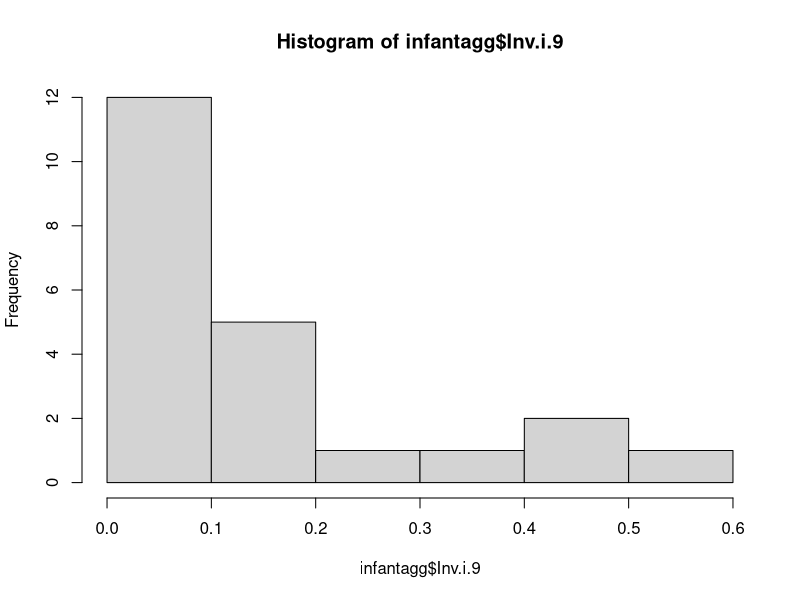
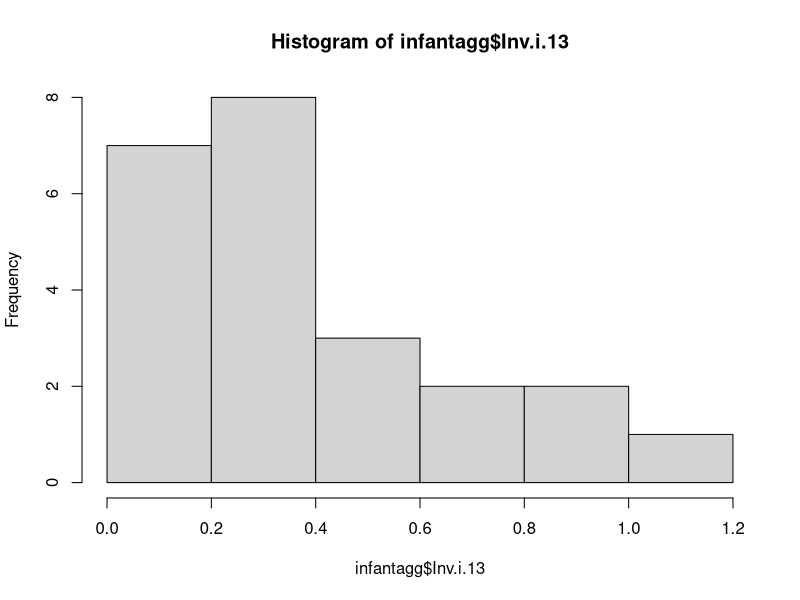
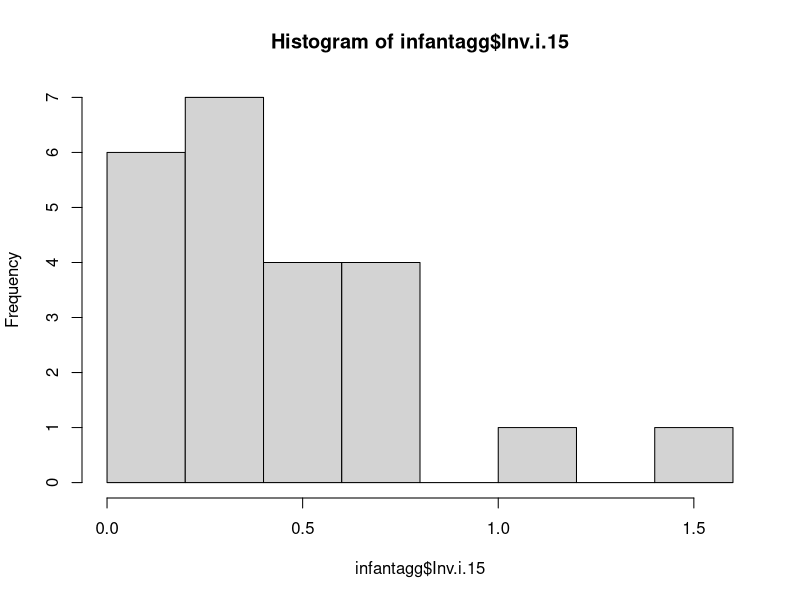
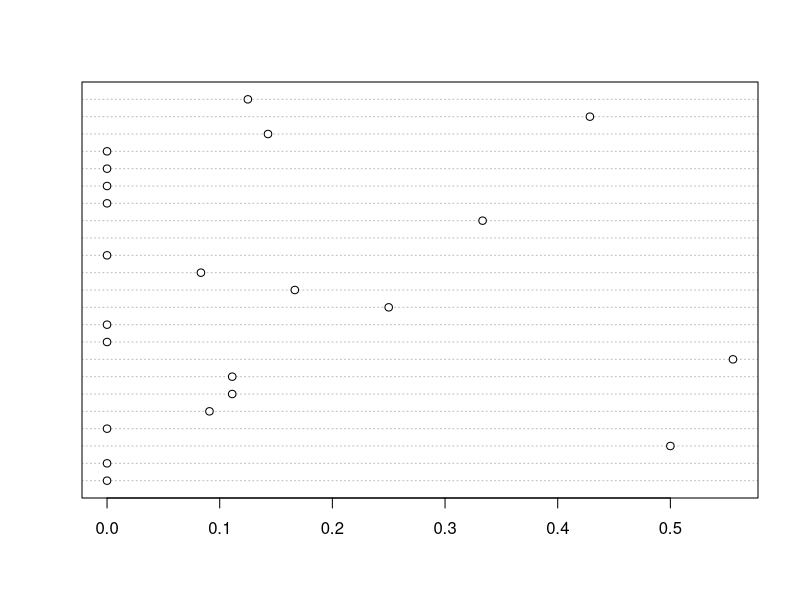
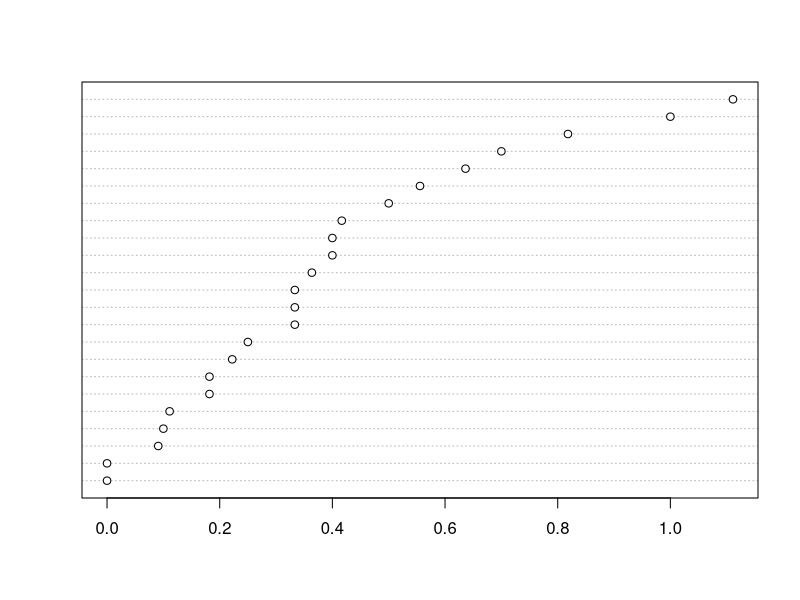
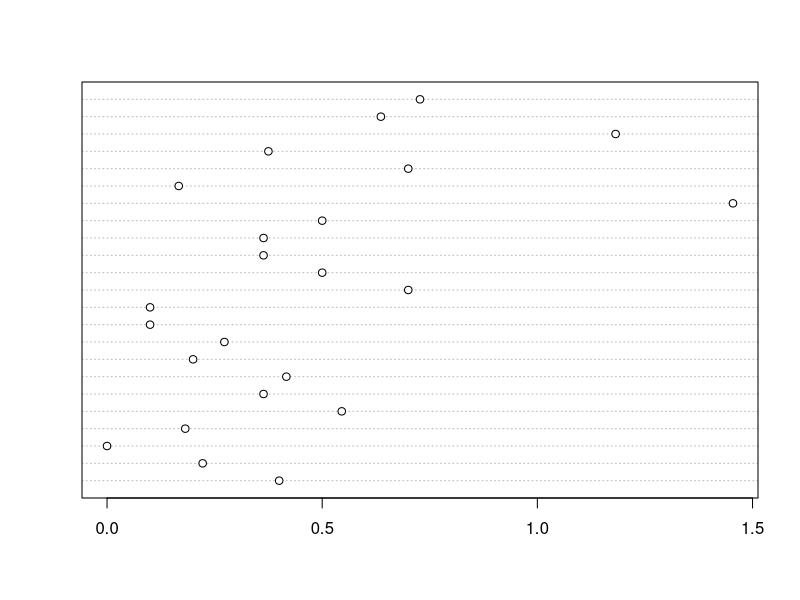
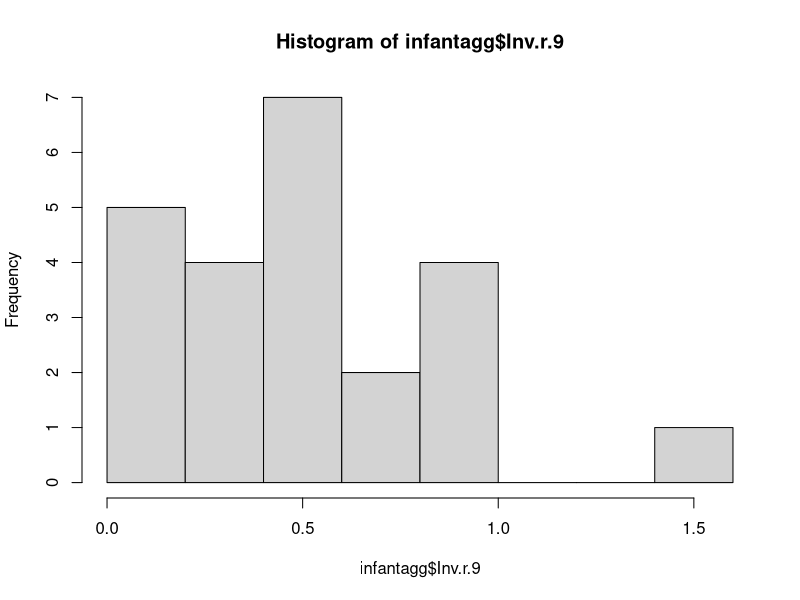
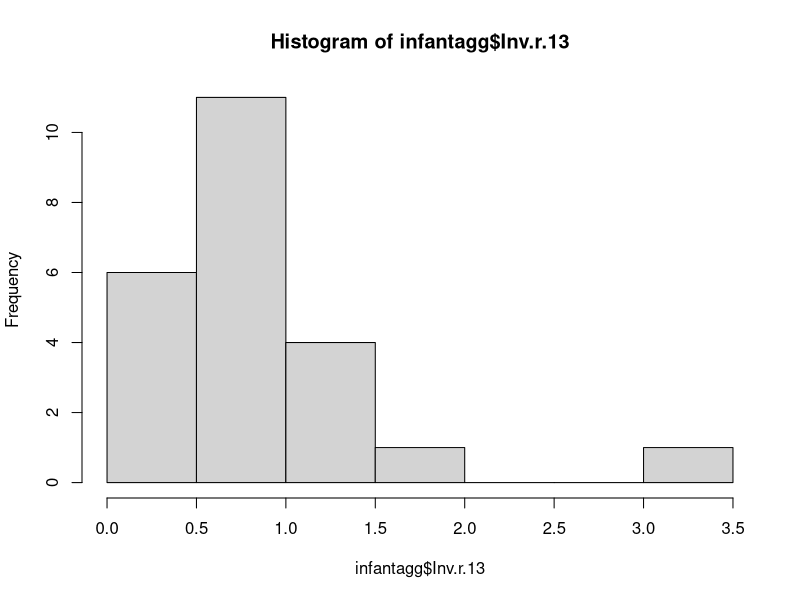

Recreate these plots in R, in order.
setwd("~/Desktop/EVE 298/FINAL Project")
library("rlang")
library("ggplot2")

infantagg <- read.csv("Infant_Conflict_Data_W_O_NAs.csv", header=T)
head(infantagg)
tail(infantagg)
str(infantagg)

infantagg$Name <- as.factor(infantagg$Name)
class(infantagg$Name)
infantagg$Matriline <- as.factor(infantagg$Matriline)
class(infantagg$Matriline)
infantagg$Sex <-as.factor(infantagg$Sex)
infantagg$Mom.mpvspp <- as.factor(infantagg$Mom.mpvspp)

#exploring outcome variables (initiator)

hist(infantagg$Inv.i.9)
hist(infantagg$Inv.i.13)
hist(infantagg$Inv.i.15)

dotchart(infantagg$Inv.i.9)
dotchart(infantagg$Inv.i.13) #looks like good spread here, seems to be the best 
dotchart(infantagg$Inv.i.15)

#exploring outcome variables (recipient)
#for now going to work with initiator and we can come back to recipient

hist(infantagg$Inv.r.9)
hist(infantagg$Inv.r.13)
hist(infantagg$Inv.r.15)

dotchart(infantagg$Inv.r.9)
dotchart(infantagg$Inv.r.13)
dotchart(infantagg$Inv.r.15)

#exploring predictor variables

#infant exposure to aggression on mom
hist(infantagg$Exp.1to4.i) #looks kinda normal withou the outlier
hist(infantagg$Exp.1to4.r)

dotchart(infantagg$Exp.1to4.i)
dotchart(infantagg$Exp.1to4.r)

#overall aggression of mom
hist(infantagg$Mom.inv.1to4.i) #looks pretty normal aside from the outlier
hist(infantagg$Mom.inv.1to4.r)

dotchart(infantagg$Mom.inv.1to4.i)
dotchart(infantagg$Mom.inv.1to4.r)

#fixed effects
#Sex
infantagg$Sex <- as.integer(infantagg$Sex)
boxplot(infantagg$Inv.i.13~infantagg$Sex) #looks like variance isn't separated, GOOD
#possibly different between sexes

#First time mom vs. Experienced mom
boxplot(infantagg$Inv.i.13~infantagg$Mom.mpvspp)
#similar deal, looks like variance overlaps, looks good (maybe not a sig. diff)

#Birthtime
plot(infantagg$Inv.i.13~infantagg$Birth.time) # maybe a positive relationship?
ggplot(infantagg, aes(x = Birth.time, y = Inv.i.13, col=Matriline)) +
  geom_point()

#Rank in Bins
hist(infantagg$Mom.rank.bins1to3)
hist(infantagg$Mom.rank.bins1to4)

hist(infantagg$Mom.DC.bins1to3)
hist(infantagg$Mom.DC.bins1to4)
